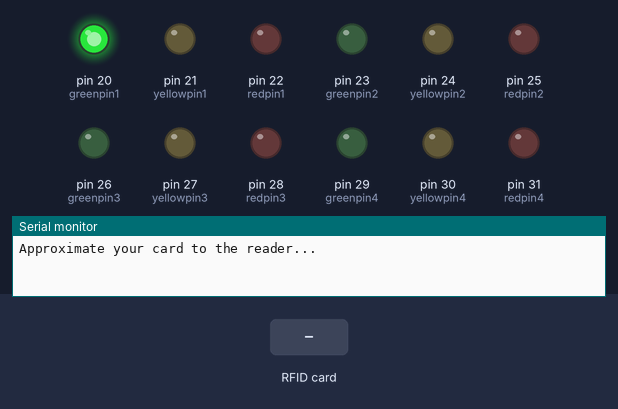
Recording of a sketch running on a simulated Arduino Mega 2560, built with avr-gcc and run on an emulated ATmega2560. On the bench: output pins drawn as LEDs (lit = HIGH), the last lines printed to the serial monitor. The inputs (shaded band) are chosen by the test bench. Pins used as bus, display or sensor lines are not drawn.

Above: at 2.4 s.
2.5 s: RFID card 67 D9 24 2D held to the reader
At 6.8 s:
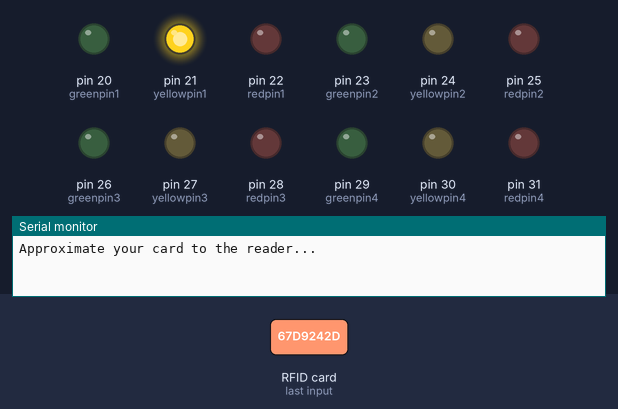
8.7 s: RFID card 5E 7A 19 C4 held to the reader
At 13.7 s:
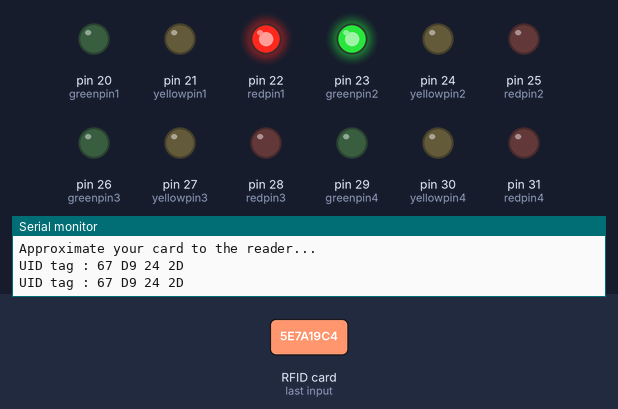
14.7 s: RFID card 67 D9 24 2D held to the reader
At 19.6 s:
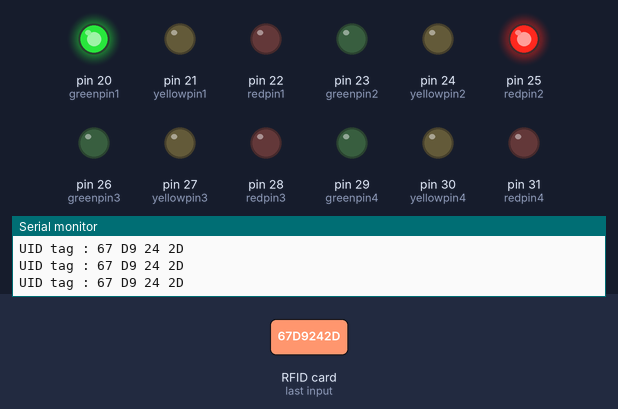
Timing chart, 0 to 50.9 s (numbered marks = the images above; inputs shaded):
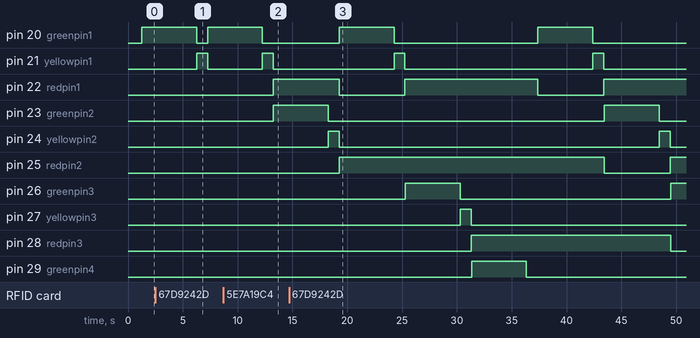

The sketch:

2.ino
```cpp
#include <SPI.h>
#include <MFRC522.h>

#define SS_PIN1 53
#define SS_PIN2 54
#define RST_PIN1 49
MFRC522 mfrc5221(53, 49); // Create MFRC522 instance.
MFRC522 mfrc5222(47,49);
/* SDA Digital 53
SCK Digital 52
MOSI  Digital 51
MISO  Digital 50
IRQ unconnected
GND GND
RST Digital 49
3.3V  3.3V
*/


const int greenpin1 = 20;
const int yellowpin1 = 21;
const int redpin1 =22;
const int greenpin2 = 23;
const int yellowpin2 = 24;
const int redpin2 = 25;
const int greenpin3 = 26;
const int yellowpin3 = 27;
const int redpin3 = 28;
const int greenpin4 = 29;
const int yellowpin4 = 30;
const int redpin4 =31;

void setup() {
  // put your setup code here, to run once:

  Serial.begin(9600);   // Initiate a serial communication
  SPI.begin();      // Initiate  SPI bus
  mfrc5221.PCD_Init();   // Initiate MFRC522
  Serial.println("Approximate your card to the reader...");
  Serial.println();


  pinMode(greenpin1,OUTPUT);
  pinMode(yellowpin1,OUTPUT);
  pinMode(redpin1,OUTPUT);
  pinMode(greenpin2,OUTPUT);
  pinMode(yellowpin2,OUTPUT);
  pinMode(redpin2,OUTPUT);
  pinMode(greenpin3,OUTPUT);
  pinMode(yellowpin3,OUTPUT);
  pinMode(redpin3,OUTPUT);
  pinMode(greenpin4,OUTPUT);
  pinMode(yellowpin4,OUTPUT);
  pinMode(redpin4,OUTPUT);

  digitalWrite(redpin1,LOW);
  delay(100);
  digitalWrite(redpin2,LOW);
  delay(100);
  digitalWrite(redpin3,LOW);
  delay(100);
  digitalWrite(redpin4,LOW);
  delay(100);
  digitalWrite(yellowpin1,LOW);
  delay(100);
  digitalWrite(yellowpin2,LOW);
  delay(100);
  digitalWrite(yellowpin3,LOW);
  delay(100);
  digitalWrite(yellowpin4,LOW);
  delay(100);
  digitalWrite(greenpin1,LOW);
  delay(100);
  digitalWrite(greenpin2,LOW);
  delay(100);
  digitalWrite(greenpin3,LOW);
  delay(100);
  digitalWrite(greenpin4,LOW);
  delay(100);


}

void loop() {
  // put your main code here, to run repeatedly:
lane1();
rfid1();
rfid2();
lane2();
rfid1();
rfid2();
lane3();
rfid1();
rfid2();
lane4();
rfid1();
rfid2();
}

void lane1()
{
  digitalWrite(redpin1, LOW);
  digitalWrite(greenpin1,HIGH);
  delay(5000);
  digitalWrite(greenpin1,LOW);
  digitalWrite(yellowpin1, HIGH);
  delay(1000);
  digitalWrite(yellowpin1, LOW);
  digitalWrite(redpin1, HIGH);
}

void lane2()
{
  digitalWrite(redpin2, LOW);
  digitalWrite(greenpin2,HIGH);
  delay(5000);
  digitalWrite(greenpin2,LOW);
  digitalWrite(yellowpin2, HIGH);
  delay(1000);
  digitalWrite(yellowpin2, LOW);
  digitalWrite(redpin2, HIGH);
}

void lane3()
{
  digitalWrite(redpin3, LOW);
  digitalWrite(greenpin3,HIGH);
  delay(5000);
  digitalWrite(greenpin3,LOW);
  digitalWrite(yellowpin3, HIGH);
  delay(1000);
  digitalWrite(yellowpin3, LOW);
  digitalWrite(redpin3, HIGH);
}

void lane4()
{
  digitalWrite(redpin4, LOW);
  digitalWrite(greenpin4,HIGH);
  delay(5000);
  digitalWrite(greenpin4,LOW);
  digitalWrite(yellowpin4, HIGH);
  delay(1000);
  digitalWrite(yellowpin4, LOW);
  digitalWrite(redpin4, HIGH);
}

void rfid1()
{
  // Look for new cards
  if ( ! mfrc5221.PICC_IsNewCardPresent())
  {
    return;
  }
  // Select one of the cards
  if ( ! mfrc5221.PICC_ReadCardSerial())
  {
    return;
  }
  //Show UID on serial monitor first time to read Tag
  Serial.print("UID tag :");
  String content= "";
  byte letter;
  for (byte i = 0; i < mfrc5221.uid.size; i++)
  {
     Serial.print(mfrc5221.uid.uidByte[i] < 0x10 ? " 0" : " ");
     Serial.print(mfrc5221.uid.uidByte[i], HEX);
     content.concat(String(mfrc5221.uid.uidByte[i] < 0x10 ? " 0" : " "));
     content.concat(String(mfrc5221.uid.uidByte[i], HEX));
  }
  Serial.println();
  content.toUpperCase();
  if (content.substring(1) == "67 D9 24 2D") //change here the UID of the card/cards that you want to give access
  {
    lane1();
  }
}
void rfid2()
{
  // Look for new cards
  if ( ! mfrc5222.PICC_IsNewCardPresent())
  {
    return;
  }
  // Select one of the cards
  if ( ! mfrc5222.PICC_ReadCardSerial())
  {
    return;
  }
  //Show UID on serial monitor first time to read Tag
  Serial.print("UID tag :");
  String content= "";
  byte letter;
  for (byte i = 0; i < mfrc5222.uid.size; i++)
  {
     Serial.print(mfrc5221.uid.uidByte[i] < 0x10 ? " 0" : " ");
     Serial.print(mfrc5221.uid.uidByte[i], HEX);
     content.concat(String(mfrc5222.uid.uidByte[i] < 0x10 ? " 0" : " "));
     content.concat(String(mfrc5222.uid.uidByte[i], HEX));
  }
  Serial.println();
  content.toUpperCase();
  if (content.substring(1) == "67 D9 24 2D") //change here the UID of the card/cards that you want to give access
  {
    lane2();
  }
}
```

Measured:
- after the input at 2.5 s, pin 22 (redpin1), pin 23 (greenpin2): stays LOW (without the input it goes to HIGH after 4.8 s)
- by itself, pin 20 (greenpin1): alternates HIGH for 5.0 s and LOW for 13.1 s
- by itself, pin 21 (yellowpin1): alternates HIGH for 1.0 s and LOW for 17.1 s
- by itself, pin 24 (yellowpin2): alternates HIGH for 1.0 s and LOW for 29.2 s
